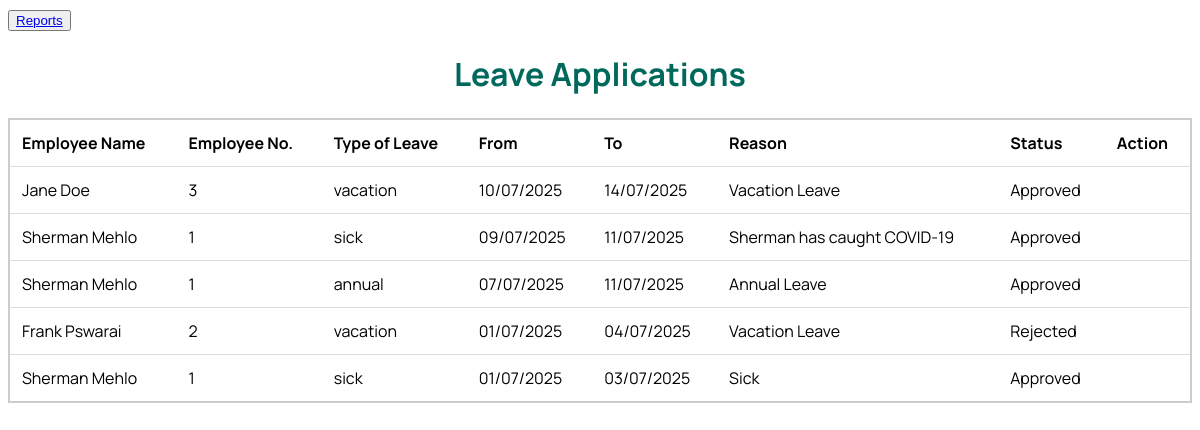
Screenshot of /leave_applications.php with the database file from the repository.
### tables this page shows
CREATE TABLE IF NOT EXISTS `leave_apps` (
  `id` int NOT NULL AUTO_INCREMENT,
  `first_name` varchar(100) DEFAULT NULL,
  `last_name` varchar(100) DEFAULT NULL,
  `employee_no` int NOT NULL,
  `date_from` date DEFAULT NULL,
  `date_to` date DEFAULT NULL,
  `leave_type` enum('vacation','annual','maternity','paternity','bereavement','sick','unpaid') DEFAULT NULL,
  `reason` varchar(30) DEFAULT NULL,
  `status` enum('pending','approved','rejected') DEFAULT 'pending',
  PRIMARY KEY (`id`)
);

CREATE TABLE IF NOT EXISTS `employees` (
  `id` int NOT NULL AUTO_INCREMENT,
  `first_name` varchar(50) NOT NULL,
  `last_name` varchar(255) NOT NULL,
  `national_id` varchar(50) NOT NULL,
  `dob` date NOT NULL,
  `address` varchar(50) NOT NULL,
  `email` varchar(50) NOT NULL,
  `mobile` int NOT NULL,
  `position` varchar(50) NOT NULL,
  `department` varchar(50) NOT NULL,
  `employee_no` int NOT NULL,
  `wage_rate` int DEFAULT NULL,
  `gender` enum('male','female') DEFAULT NULL,
  `kin` varchar(50) NOT NULL,
  `kin_contact` varchar(50) NOT NULL,
  `date_joined` datetime DEFAULT CURRENT_TIMESTAMP,
  `status` enum('Active','Suspended','Terminated') DEFAULT 'Active',
  PRIMARY KEY (`id`)
);

### leave_applications.php (the view, shortened to what this page needs)
<?php
include 'db_connect.php';
$sql = "SELECT l.id, l.employee_no, e.first_name, e.last_name, l.leave_type, l.date_from, l.date_to, l.reason, l.status
        FROM leave_apps l
        JOIN employees e ON l.employee_no = e.employee_no
        ORDER BY l.date_from DESC";
$result = $conn->query($sql);
?>
<!DOCTYPE html>
<html lang="en">
<head>
    <link rel="stylesheet" href="leave_applications.css">
</head>
<body>
    <button><a href="reports.html">Reports</a></button>
    <h1>Leave Applications</h1>
     <table>
        <thead>
            <tr>
            <th>Employee Name</th>
            <th>Employee No.</th>
            <th>Type of Leave</th>
            <th>From</th>
            <th>To</th>
            <th>Reason</th>
            <th>Status</th>
            <th>Action</th>
        </tr>
        </thead>
        <tbody>
            <?php while ($row = $result->fetch_assoc()): ?>
              <tr>
                <td><?= $row['first_name'] . " " . $row['last_name'] ?></td>
                <td><?= $row['employee_no'] ?></td>
                <td><?= $row['leave_type'] ?></td>
                <td><?= date("d/m/Y", strtotime($row['date_from'])) ?></td>
                <td><?= date("d/m/Y", strtotime($row['date_to'])) ?></td>
                <td><?= $row['reason'] ?></td>
                <td><?= ucfirst($row['status']) ?></td>
                <td class="action-buttons">
                </td>
              </tr>
            <?php endwhile; ?>
        </tbody>
    </table>
</body>
</html>

### leave_applications.css (style rules this page uses)
body { font-family: "Manrope", sans-serif; }
h1 { text-align: center; color: #00695c; }
table { width: 100%; border-collapse: collapse; margin-top: 20px; border: solid 2px #ccc; }
th, td { padding: 12px; text-align: left; border-bottom: 1px solid #ddd; }

### rows the page displays
leave_apps: employees.first_name "Jane", employees.last_name "Doe", employee_no "3", leave_type "vacation", date_from "10/07/2025", date_to "14/07/2025", reason "Vacation Leave", status "Approved"
leave_apps: employees.first_name "Sherman", employees.last_name "Mehlo", employee_no "1", leave_type "sick", date_from "09/07/2025", date_to "11/07/2025", reason "Sherman has caught COVID-19", status "Approved"
leave_apps: employees.first_name "Sherman", employees.last_name "Mehlo", employee_no "1", leave_type "annual", date_from "07/07/2025", date_to "11/07/2025", reason "Annual Leave", status "Approved"
leave_apps: employees.first_name "Frank", employees.last_name "Pswarai", employee_no "2", leave_type "vacation", date_from "01/07/2025", date_to "04/07/2025", reason "Vacation Leave", status "Rejected"
leave_apps: employees.first_name "Sherman", employees.last_name "Mehlo", employee_no "1", leave_type "sick", date_from "01/07/2025", date_to "03/07/2025", reason "Sick", status "Approved"
